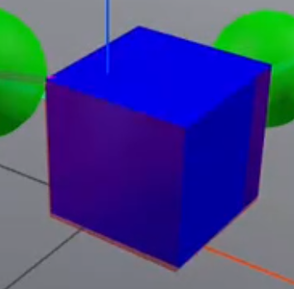
#> input picture test/plotting/sim_cube.png, 294 x 289 px, shrunk from 355 x 349 before the run
$ python sim_pyplot.py
#> lines starting #> are read from the running program, lines starting #| are printed output that depends on the picture
#!/usr/bin/env python3
import numpy as np
import matplotlib
import matplotlib.pyplot as plt
import os
import pathlib
this_dir = pathlib.Path(__file__).parent.resolve()

def main():
	### SimData, cuboid
	actions = np.arange(6)
	optimal = np.ones(6) * 3.
	eig_mean = 1000.0*np.array([0.02211848626, 0.01113804446, 0.007341087954, 0.004440149013, 0.003777719951, 0.003437718454])
	eig_ci95 = 1000.0*np.array([0.01206864927, 0.0048534782, 0.003112919725, 0.00155789221, 0.0006074147008, 0.0004107652626])
	random_mean = 1000.0 * np.array([0.0255883203, 0.01405082205, 0.01091017591, 0.009689241161, 0.006771326673, 0.005451947241])
	random_ci95 = 1000.0 * np.array([0.007122974013, 0.006770614906, 0.005518353172, 0.006258749049, 0.002377443961, 0.001375572562])
	# Corner Image
	with matplotlib.cbook.get_sample_data(os.path.join(this_dir, "sim_cube.png")) as file:
		sim_image = plt.imread(file, format='png')
#> sim_image is the input picture: shape (289, 294, 4) float32; mean R, G, B, A 0.259, 0.28, 0.527, 1

	### SimData, polytope
	actions_poly = np.arange(9)
	eig_mean_poly = 1000.0*np.array([0.01434366309, 0.01136475317, 0.00724415925, 0.006414542538, 0.00685647615, 0.006147293602, 0.005716909037, 0.00558817285, 0.005707930354])
	eig_ci95_poly = 1000.0*np.array([0.002993411842, 0.004215687271, 0.002430216704, 0.001094652409, 0.001767235913, 0.001352082702, 0.001016471458, 0.001100403206, 0.00123767093])
	random_mean_poly = 1000.0 * np.array([0.01165882248, 0.01090799279, 0.01180387061, 0.01113218038, 0.009530420322, 0.007214829917, 0.006216667116, 0.005927627679, 0.005705503392])
	random_ci95_poly = 1000.0 * np.array([0.004349024313, 0.004963664643, 0.005733467932, 0.005055751477, 0.005087510401, 0.002069269684, 0.001304699034, 0.0005515629653, 0.0008513721328])
	random_outlier_poly = 1000.0 * np.array([0.01848405257, 0.02110649858, 0.0545742038, 0.0817396564, 0.01876991879, 0.008710569905, 0.02163157877, 0.01014240999, 0.01023394891])
	with matplotlib.cbook.get_sample_data(os.path.join(this_dir, "sim_poly.png")) as file:
		poly_image = plt.imread(file, format='png')
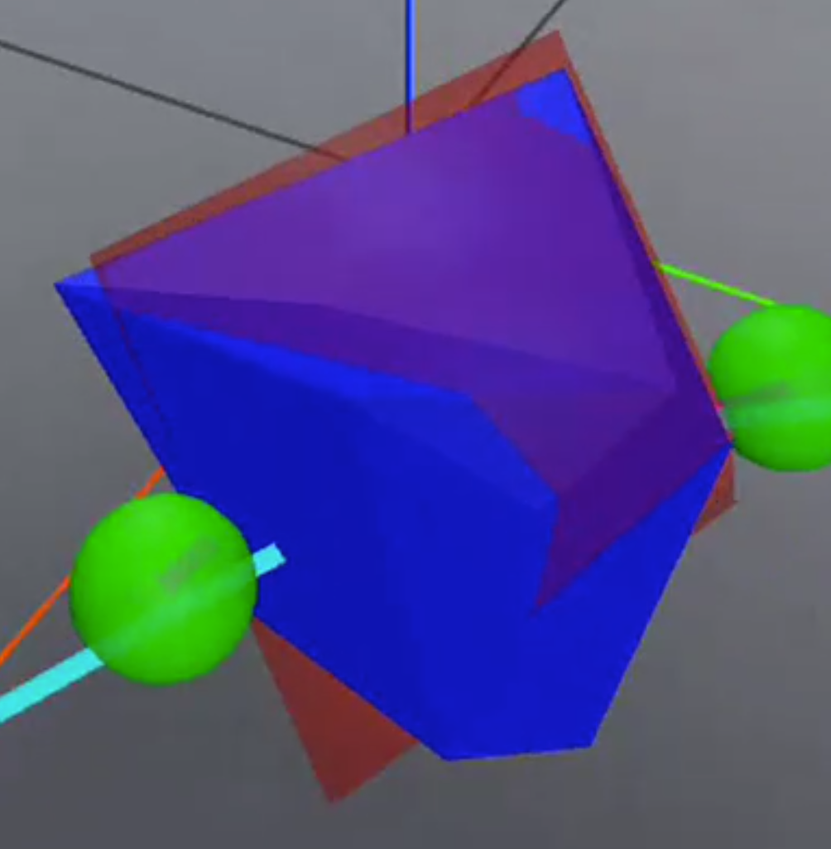
#> input picture test/plotting/sim_poly.png, 831 x 849 px, shrunk from 1004 x 1025 before the run
#> poly_image is the input picture: shape (849, 831, 4) float32; mean R, G, B, A 0.317, 0.315, 0.512, 1

	# [7 lines of commented-out code are left out]
	matplotlib.rcParams.update({'font.size': 30, 'font.family':'serif'})
	fig, ax = plt.subplots(nrows=2)
	ax[0].set_ylabel("← bCH (mm)")
	ax[0].plot(actions, random_mean, color='black', linewidth=3, label="Random")
	ax[0].fill_between(actions, random_mean-random_ci95, random_mean+random_ci95, linewidth=0., color=(0.0, 0.0, 0.0, 0.3), label="Random 95% CI")
	ax[0].plot(actions, eig_mean, color='red', linewidth=4, label="EIG (Ours)")
	ax[0].fill_between(actions, eig_mean-eig_ci95, eig_mean+eig_ci95, linewidth=0., color=(0.9, 0.0, 0.0, 0.4), label="EIG 95% CI")
	ax[0].set_xlim([0., 5.])
	ax[0].set_ylim([0., 20.])
	ax[0].set_title("Simulation, Cuboid and Convex Polytope")
	ax[0].grid(True, 'major', 'y', color="black")
	# Draw image
	axin = ax[0].inset_axes([0.7, 0.6, 0.4, 0.4])    # create new inset axes in data coordinates
	axin.imshow(sim_image)
	axin.axis('off')

	ax[1].set_ylabel("← bCH (mm)")
	ax[1].set_xlabel("Actions Since First Contact (1s ea)")
	ax[1].plot(actions_poly, random_mean_poly, color='black', linewidth=3, label="Random")
	ax[1].fill_between(actions_poly, random_mean_poly-random_ci95_poly, random_mean_poly+random_ci95_poly, linewidth=0., color=(0.0, 0.0, 0.0, 0.3), label="Random 95% CI")
	ax[1].plot(actions_poly, np.minimum(random_outlier_poly, np.ones(9)*22.), color='black', marker='x', markersize='20', linestyle='None')
	ax[1].plot(actions_poly, eig_mean_poly, color='red', linewidth=4, label="EIG (Ours)")
	ax[1].fill_between(actions_poly, eig_mean_poly-eig_ci95_poly, eig_mean_poly+eig_ci95_poly, linewidth=0., color=(0.9, 0.0, 0.0, 0.4), label="EIG 95% CI")
	ax[1].set_xlim([0., 8.])
	ax[1].set_ylim([0., 22.])
	ax[1].grid(True, 'major', 'y', color="black")
	ax[1].annotate("54mm", xytext=(1.5, 20.), xy=(2., 22.,),
            arrowprops=dict(arrowstyle="->"))
	ax[1].annotate("81mm", xytext=(2.5, 20.), xy=(3., 22.,),
            arrowprops=dict(arrowstyle="->"))
	# Draw image
	axin = ax[1].inset_axes([0.7, 0.6, 0.4, 0.4])    # create new inset axes in data coordinates
	axin.imshow(poly_image)
	axin.axis('off')
	ax[1].legend(loc='upper center', bbox_to_anchor=(0.5, -0.15),
          fancybox=True, shadow=True, ncol=5)
	plt.show()
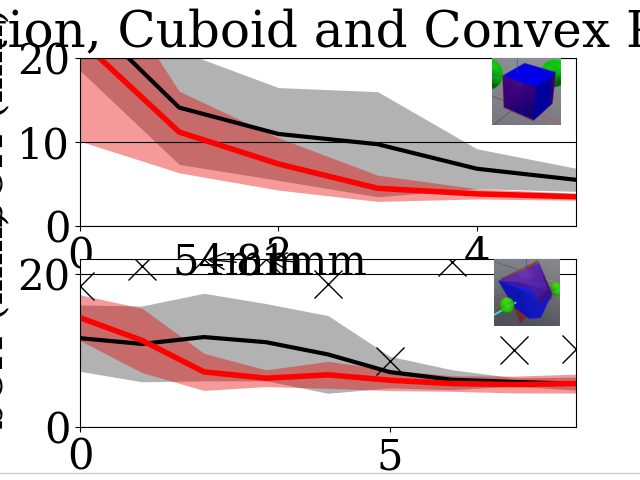
#> figure drawn by matplotlib, 2 panels

if __name__ == '__main__':
	main()
